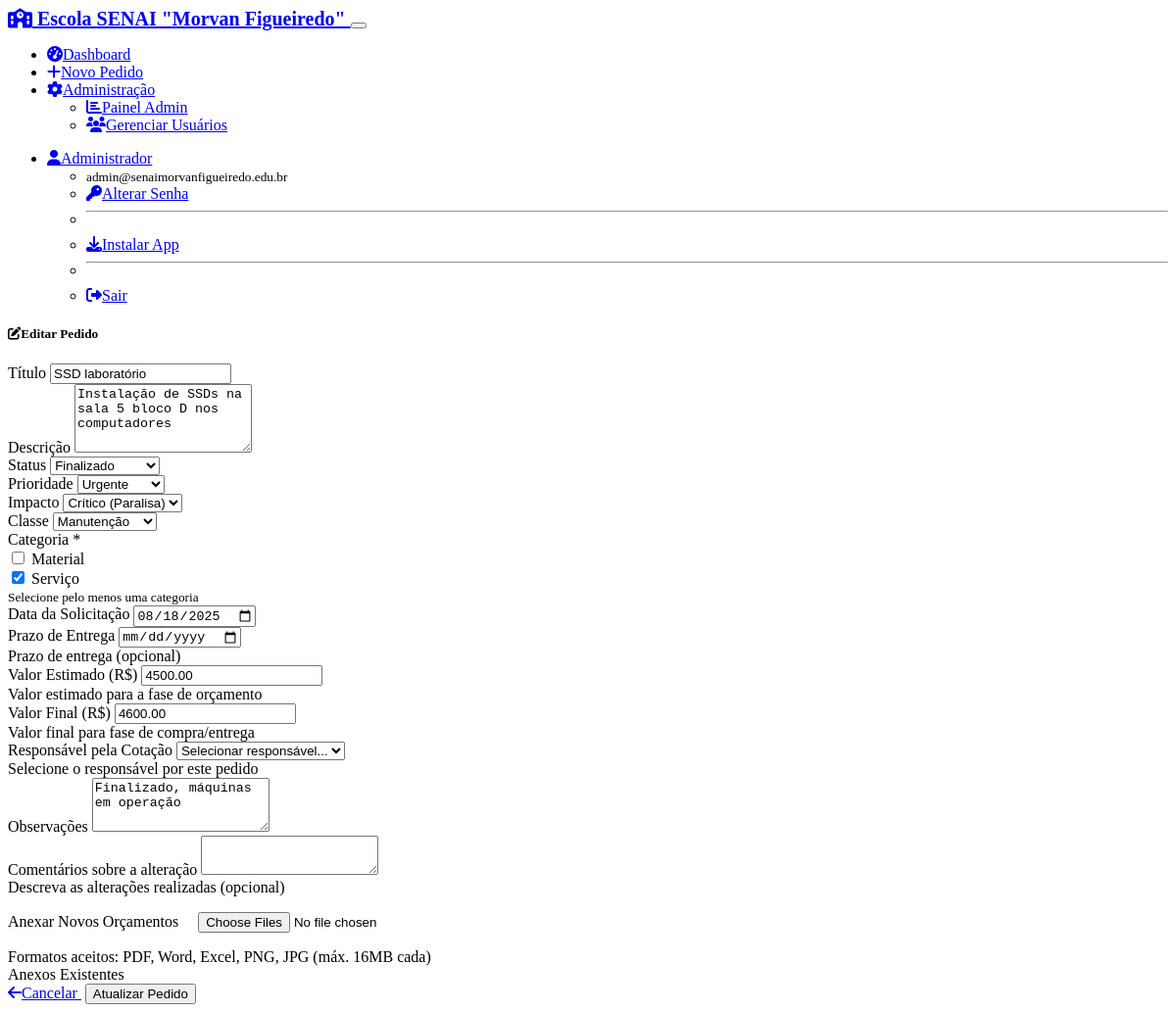
The page /request/14/edit (signed in) on the database its author committed.
### models.py (models this page shows, shortened)
class User(UserMixin, db.Model):
    id = db.Column(db.Integer, primary_key=True)
    username = db.Column(db.String(64), unique=True, nullable=False)
    email = db.Column(db.String(120), unique=True, nullable=False)
    full_name = db.Column(db.String(120), nullable=False)
    password_hash = db.Column(db.String(256))
    needs_password_reset = db.Column(db.Boolean, default=False, nullable=False)
    is_admin = db.Column(db.Boolean, default=False, nullable=False)
    active = db.Column(db.Boolean, default=True, nullable=False)
    created_at = db.Column(db.DateTime, default=datetime.utcnow)
    @property
    def is_active(self):
        return self.active
    acquisition_requests = db.relationship('AcquisitionRequest', foreign_keys='AcquisitionRequest.created_by_id', backref='creator', lazy='dynamic')
    assigned_requests = db.relationship('AcquisitionRequest', foreign_keys='AcquisitionRequest.responsible_id', backref='responsible', lazy='dynamic')
    status_changes = db.relationship('StatusChange', backref='changed_by_user', lazy='dynamic')

class AcquisitionRequest(db.Model):
    id = db.Column(db.Integer, primary_key=True)
    title = db.Column(db.String(200), nullable=False)
    description = db.Column(db.Text, nullable=False)
    status = db.Column(db.String(50), nullable=False, default='aberto')
    observations = db.Column(db.Text)
    priority = db.Column(db.String(20)) # urgente, necessario, planejado
    impact = db.Column(db.String(50)) # critico, alto, medio, baixo
    estimated_value = db.Column(db.Numeric(10, 2))  # Valor estimado para fase de orçamento
    final_value = db.Column(db.Numeric(10, 2))      # Valor final para fase de compra/entrega
    request_date = db.Column(db.Date, nullable=False, default=date.today)
    delivery_deadline = db.Column(db.Date)  # Prazo de entrega (opcional)
    deadline_alert_sent = db.Column(db.Boolean, default=False, nullable=False)  # Flag para controlar envio de alerta
    classe = db.Column(db.String(50), nullable=False, default='ensino')  # Ensino ou Manutenção
    categoria = db.Column(db.String(100), nullable=False, default='material')  # Serviço ou Material (podem ser múltiplas separadas por vírgula)
    created_at = db.Column(db.DateTime, default=datetime.utcnow)
    updated_at = db.Column(db.DateTime, default=datetime.utcnow, onupdate=datetime.utcnow)
    created_by_id = db.Column(db.Integer, db.ForeignKey('user.id'), nullable=False)
    responsible_id = db.Column(db.Integer, db.ForeignKey('user.id'))
    attachments = db.relationship('Attachment', backref='request', lazy='dynamic', cascade='all, delete-orphan')
    status_changes = db.relationship('StatusChange', backref='request', lazy='dynamic', cascade='all, delete-orphan')
    STATUS_CHOICES = [
        ('aberto', 'Aberto'),
        ('em_cotacao', 'Em Cotação'),
        ('aprovado', 'Aprovado'),
        ('pedido_emitido', 'Pedido Emitido'),
        ('recebido', 'Recebido'),
        ('finalizado', 'Finalizado'),
        ('cancelado', 'Cancelado')
    ]
    PRIORITY_CHOICES = [
        ('urgente', 'Urgente'),
        ('necessario', 'Necessário'),
        ('planejado', 'Planejado')
    ]
    IMPACT_CHOICES = [
        ('critico', 'Crítico (Paralisa)'),
        ('alto', 'Alto (Atraso)'),
        ('medio', 'Médio'),
        ('baixo', 'Baixo')
    ]
    CLASSE_CHOICES = [
        ('ensino', 'Ensino'),
        ('manutencao', 'Manutenção'),
        ('administrativo', 'Administrativo')
    ]
    CATEGORIA_CHOICES = [
        ('material', 'Material'),
        ('servico', 'Serviço'),
        ('material,servico', 'Material e Serviço')
    ]

### routes.py (the view, shortened to what this page needs)
@app.route('/request/<int:id>/edit', methods=['GET', 'POST'])
@login_required
def edit_request(id):
    request_obj = AcquisitionRequest.query.get_or_404(id)
    form = EditRequestForm()
    if request.method == 'GET':
        form.title.data = request_obj.title
        form.description.data = request_obj.description
        form.status.data = request_obj.status
        form.priority.data = request_obj.priority
        form.impact.data = request_obj.impact
        form.classe.data = request_obj.classe
        form.observations.data = request_obj.observations
        form.estimated_value.data = request_obj.estimated_value
        form.final_value.data = request_obj.final_value
        form.request_date.data = request_obj.request_date
        form.delivery_deadline.data = request_obj.delivery_deadline  # Add deadline field
        form.responsible_id.data = request_obj.responsible_id or 0
        if request_obj.categoria:
            cats = request_obj.categoria.split(',')
            form.categoria_material.data = 'material' in cats
            form.categoria_servico.data = 'servico' in cats
    elif request.method == 'POST':
        app.logger.warning(f"Form validation failed for request {id}: {form.errors}")
        for field, errors in form.errors.items():
            for error in errors:
                flash(f"Erro no campo {getattr(form, field).label.text}: {error}", 'danger')
    return render_template('request_form.html', form=form, request_obj=request_obj, title='Editar Pedido')

### templates/request_form.html (shortened to what this page needs)
{% extends "base.html" %}
{% block content %}
<div class="row justify-content-center">
    <div class="col-lg-8">
        <div class="card">
            <div class="card-header">
                <h5 class="mb-0">
                    <i class="fas fa-{{ 'edit' if request_obj else 'plus' }} me-2"></i>{{ title }}
                </h5>
            </div>
            <div class="card-body">
                <form method="POST" enctype="multipart/form-data">
                    <div class="row mb-3">
                        <div class="col-12">
                            {{ form.title.label(class="form-label") }}
                            {{ form.title(class="form-control" + (" is-invalid" if form.title.errors else "")) }}
                        </div>
                    </div>
                    <div class="row mb-3">
                        <div class="col-12">
                            {{ form.description.label(class="form-label") }}
                            {{ form.description(class="form-control", rows="4") }}
                        </div>
                    </div>
                    <div class="row mb-3">
                        <div class="col-md-4">
                            {% if form.status %}
                            {{ form.status.label(class="form-label") }}
                            {{ form.status(class="form-select") }}
                            {% endif %}
                        </div>
                        <div class="col-md-4">
                            {{ form.priority.label(class="form-label") }}
                            {{ form.priority(class="form-select") }}
                        </div>
                        <div class="col-md-4">
                            {{ form.impact.label(class="form-label") }}
                            {{ form.impact(class="form-select") }}
                        </div>
                    </div>
                    <div class="row mb-3">
                        <div class="col-md-4">
                            {{ form.classe.label(class="form-label") }}
                            {{ form.classe(class="form-select") }}
                        </div>
                        <div class="col-md-4">
                            <label class="form-label">Categoria *</label>
                            <div class="form-check">
                                {{ form.categoria_material(class="form-check-input") }}
                                {{ form.categoria_material.label(class="form-check-label") }}
                            </div>
                            <div class="form-check">
                                {{ form.categoria_servico(class="form-check-input") }}
                                {{ form.categoria_servico.label(class="form-check-label") }}
                            </div>
                            <small class="text-muted">Selecione pelo menos uma categoria</small>
                        </div>
                        <div class="col-md-4">
                            {{ form.request_date.label(class="form-label") }}
                            {{ form.request_date(class="form-control") }}
                        </div>
                        <div class="col-md-4">
                            {{ form.delivery_deadline.label(class="form-label") }}
                            {{ form.delivery_deadline(class="form-control") }}
                            <div class="form-text">Prazo de entrega (opcional)</div>
                        </div>
                    </div>
                    <div class="row mb-3">
                        <div class="col-md-6">
                            {{ form.estimated_value.label(class="form-label") }}
                            {{ form.estimated_value(class="form-control", step="0.01", placeholder="0.00") }}
                            <div class="form-text">Valor estimado para a fase de orçamento</div>
                        </div>
                        <div class="col-md-6">
                            {{ form.final_value.label(class="form-label") }}
                            {{ form.final_value(class="form-control", step="0.01", placeholder="0.00") }}
                            <div class="form-text">Valor final para fase de compra/entrega</div>
                        </div>
                    </div>
                    <div class="row mb-3">
                        <div class="col-md-6">
                            {{ form.responsible_id.label(class="form-label") }}
                            {{ form.responsible_id(class="form-select") }}
                            <div class="form-text">Selecione o responsável por este pedido</div>
                        </div>
                        <div class="col-md-6">
                            {{ form.observations.label(class="form-label") }}
                            {{ form.observations(class="form-control", rows="3") }}
                        </div>
                    </div>
                    {% if form.change_comments %}
                    <div class="row mb-3">
                        <div class="col-12">
                            {{ form.change_comments.label(class="form-label") }}
                            {{ form.change_comments(class="form-control", rows="2") }}
                            <div class="form-text">Descreva as alterações realizadas (opcional)</div>
                        </div>
                    </div>
                    {% endif %}
                    <div class="row mb-4">
                        <div class="col-12">
                            {{ form.attachments.label(class="form-label") }}
                            {{ form.attachments(class="form-control", multiple=True) }}
                            <div class="form-text">
                                Formatos aceitos: PDF, Word, Excel, PNG, JPG (máx. 16MB cada)
                            </div>
                        </div>
                    </div>
                    {% if request_obj and request_obj.attachments %}
                    <div class="row mb-4">
                        <div class="col-12">
                            <label class="form-label">Anexos Existentes</label>
                        </div>
                    </div>
                    {% endif %}
                    <div class="d-flex justify-content-between">
                        <a href="{{ url_for('view_request', id=request_obj.id) if request_obj else url_for('dashboard') }}"
                            class="btn btn-secondary">
                            <i class="fas fa-arrow-left me-1"></i>Cancelar
                        </a>
                        {{ form.submit(class="btn btn-primary", id="submit-btn") }}
                    </div>
                </form>
            </div>
        </div>
    </div>
</div>
{% endblock %}

### templates/base.html (shortened to what this page needs)
<!DOCTYPE html>
<html lang="pt-BR" data-bs-theme="dark">
<head>
    <link href="https://cdn.replit.com/agent/bootstrap-agent-dark-theme.min.css" rel="stylesheet">
    <link rel="stylesheet" href="https://cdnjs.cloudflare.com/ajax/libs/font-awesome/6.4.0/css/all.min.css">
    <link rel="stylesheet" href="{{ url_for('static', filename='style.css') }}">
</head>
<body>
    {% if current_user.is_authenticated %}
    <nav class="navbar navbar-expand-lg navbar-dark bg-primary">
        <div class="container">
            <a class="navbar-brand" href="{{ url_for('dashboard') }}">
                <i class="fas fa-school me-2"></i>
Escola SENAI "Morvan Figueiredo"
            </a>
            <button class="navbar-toggler" type="button" data-bs-toggle="collapse" data-bs-target="#navbarNav">
            </button>
            <div class="collapse navbar-collapse" id="navbarNav">
                <ul class="navbar-nav me-auto">
                    <li class="nav-item">
                        <a class="nav-link" href="{{ url_for('dashboard') }}">
                            <i class="fas fa-tachometer-alt me-1"></i>Dashboard
                        </a>
                    </li>
                    <li class="nav-item">
                        <a class="nav-link" href="{{ url_for('new_request') }}">
                            <i class="fas fa-plus me-1"></i>Novo Pedido
                        </a>
                    </li>
                    <li class="nav-item dropdown">
                        <a class="nav-link dropdown-toggle" href="#" role="button" data-bs-toggle="dropdown">
                            <i class="fas fa-cog me-1"></i>Administração
                        </a>
                        <ul class="dropdown-menu">
                            <li><a class="dropdown-item" href="{{ url_for('admin_panel') }}">
                                <i class="fas fa-chart-bar me-1"></i>Painel Admin
                            </a></li>
                            {% if current_user.is_admin %}
                            <li><a class="dropdown-item" href="{{ url_for('user_management') }}">
                                <i class="fas fa-users me-1"></i>Gerenciar Usuários
                            </a></li>
                            {% endif %}
                        </ul>
                    </li>
                </ul>
                <ul class="navbar-nav">
                    <li class="nav-item dropdown">
                        <a class="nav-link dropdown-toggle" href="#" role="button" data-bs-toggle="dropdown">
                            <i class="fas fa-user me-1"></i>{{ current_user.full_name }}
                        </a>
                        <ul class="dropdown-menu">
                            <li><span class="dropdown-item-text">
                                <small class="text-muted">{{ current_user.email }}</small>
                            </span></li>
                            <li><a class="dropdown-item" href="{{ url_for('first_password') }}">
                                <i class="fas fa-key me-1"></i>Alterar Senha
                            </a></li>
                            <li><hr class="dropdown-divider"></li>
                            <li id="install-item">
                                <a class="dropdown-item" href="#" id="install-button">
                                    <i class="fas fa-download me-1"></i>Instalar App
                                </a>
                            </li>
                            <li><hr class="dropdown-divider"></li>
                            <li><a class="dropdown-item" href="{{ url_for('logout') }}">
                                <i class="fas fa-sign-out-alt me-1"></i>Sair
                            </a></li>
                        </ul>
                    </li>
                </ul>
            </div>
        </div>
    </nav>
    {% endif %}
    <main class="container my-4">
        {% if error_message %}
            <div class="text-center">
                <h1 class="display-1">😔</h1>
                <h2>{{ error_message }}</h2>
                <a href="{{ url_for('dashboard') }}" class="btn btn-primary">
                    <i class="fas fa-home me-1"></i>Voltar ao Dashboard
                </a>
            </div>
        {% else %}
            {% block content %}{% endblock %}
        {% endif %}
    </main>
</body>
</html>

### rows shown on the page
User: full_name "Administrador", email "admin@senaimorvanfigueiredo.edu.br"
AcquisitionRequest: title "SSD laboratório", description "Instalação de SSDs na sala 5 bloco D nos computadores", status "Finalizado", priority "Urgente", impact "Crítico (Paralisa)", classe "Manutenção", request_date "08/18/2025", estimated_value "4500.00", final_value "4600.00", responsible_id "Selecionar responsável...", observations "Finalizado, máquinas em operação"

### other values the page prints
{{ title }} "Editar Pedido"
